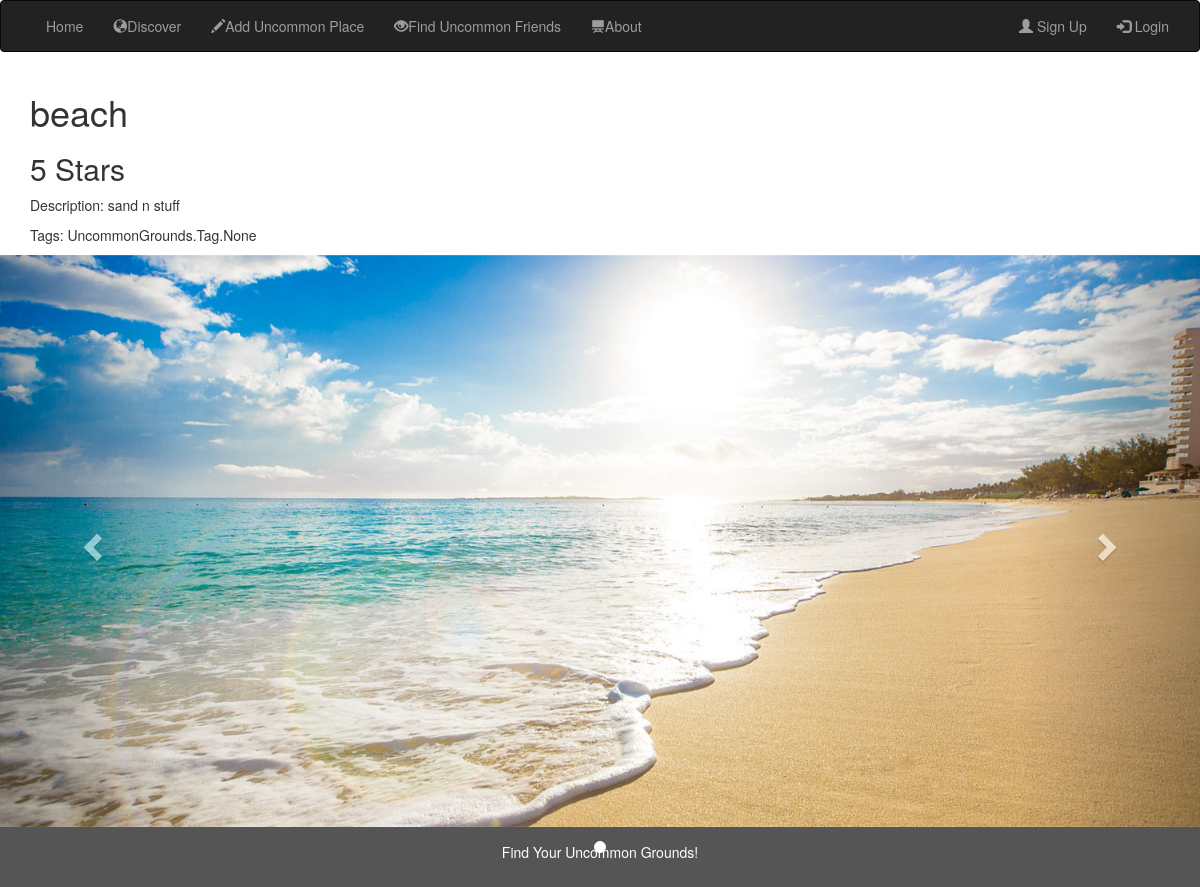
Page /UncommonGrounds/location/2 on the committed database.
### UncommonGrounds/models.py (models this page shows, shortened)
class Location(models.Model):
    name = models.CharField(max_length=100, help_text="Enter the name of location")
    """GPS_coordinates = """
    contributor = models.ForeignKey('Profile', on_delete=models.SET_NULL, null=True)
    description = models.TextField(max_length=1000, help_text="Brief description of location")
    tags = models.ManyToManyField(Tag)
    RATING = (
        (0, ' '),
        (1, '*'),
        (2, '**'),
        (3, '***'),
        (4, '****'),
        (5, '*****'),
    )
    ratings = models.IntegerField(choices=RATING, blank=True, default=' ')
    popularity = models.IntegerField()
    added = models.DateTimeField(auto_now_add=True)
    comments = models.ForeignKey('Comment', related_name="loc_comments", on_delete=models.SET_NULL, null=True)
    image = models.ImageField(upload_to = 'location_images/')

### UncommonGrounds/views.py (the view)
# urls.py: path('location/<int:pk>', views.LocationDetailView.as_view(), name='location-detail'),
class LocationDetailView(generic.DetailView):
    model = Location

### UncommonGrounds/templates/UncommonGrounds/location_detail.html (shortened to what this page needs)
{% extends "base_generic.html" %}
{% block content %}
  <link href="//netdna.bootstrapcdn.com/bootstrap/3.0.0/css/bootstrap.min.css" rel="stylesheet" id="bootstrap-css">
    <div class="container-fluid text-center">
    <div class="col-sm-8 text-left">
      <h1>{{location.name}}</h1>
      <h2>{{location.ratings}} Stars</h2>
      <p>Description: {{location.description}}</p>
      <p>Tags: {{location.tags}}</p>
  </div>
</div>
<div id="myCarousel" class="carousel slide" data-ride="carousel">
  <ol class="carousel-indicators">
    <li data-target="#myCarousel" data-slide-to="0" class="active"></li>
  </ol>
  <div class="carousel-inner">
    <div class="item active">
      <img src= {{location.image}} alt={{location.name}}>
    </div>
  <a class="left carousel-control" href="#myCarousel" data-slide="prev">
    <span class="glyphicon glyphicon-chevron-left"></span>
  </a>
  <a class="right carousel-control" href="#myCarousel" data-slide="next">
    <span class="glyphicon glyphicon-chevron-right"></span>
  </a>
</div>
{% endblock %}

### rows in the picture
Location: name "beach", ratings "5", description "sand n stuff", tags "UncommonGrounds.Tag.None", image (picture)
